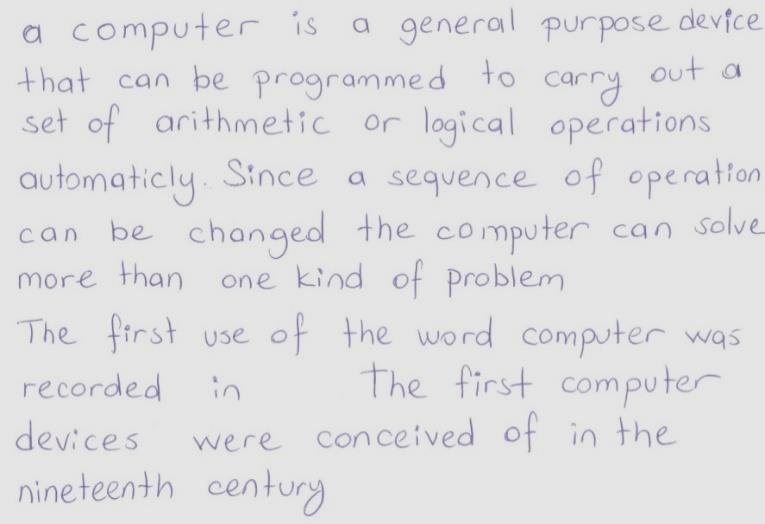
#> input picture test_images/your_image.jpg, 765 x 524 px
$ python main.py
#> lines starting #> are read from the running program, lines starting #| are printed output that depends on the picture; after the words box and inside, x2 and y2 are one past the last pixel; in counts of white or black regions, pixels touching at a corner belong together
import cv2
import pytesseract
import numpy as np
from PIL import Image

def preprocess_image(image_path):
    # Read image using OpenCV
#> called with image_path = 'test_images/your_image.jpg'
    image = cv2.imread(image_path)
#> image is the input picture: shape (524, 765, 3); mean B, G, R 225.2, 223.8, 224
    # Convert to grayscale
    gray = cv2.cvtColor(image, cv2.COLOR_BGR2GRAY)
    # Remove noise
    denoised = cv2.fastNlMeansDenoising(gray, h=30)
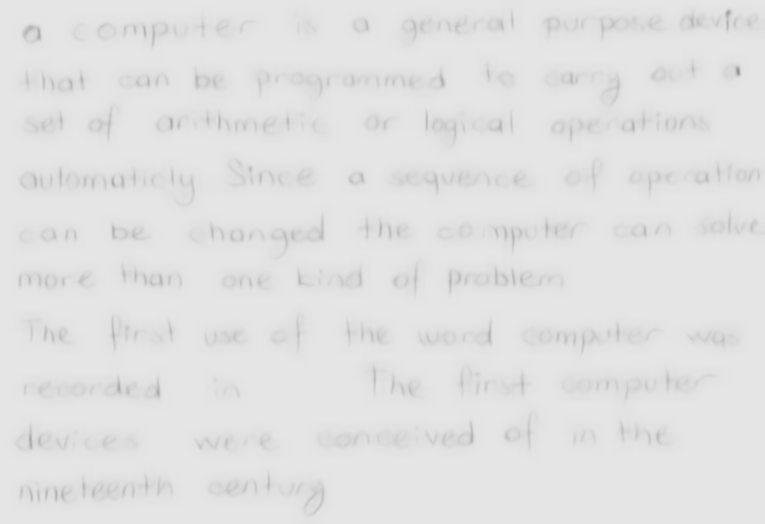
#> denoised: shape (524, 765); min 143, max 229, mean 225.5
    # Apply thresholding
    _, thresh = cv2.threshold(denoised, 0, 255, cv2.THRESH_BINARY + cv2.THRESH_OTSU)
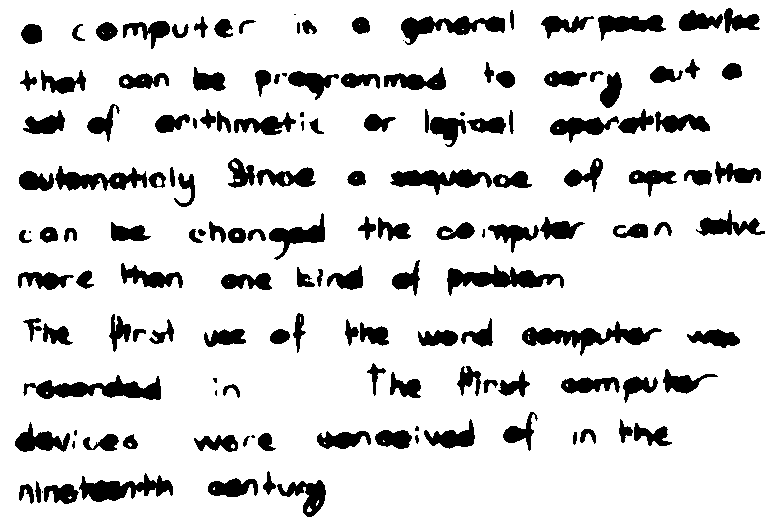
#> thresh: shape (524, 765); 85.8% white; 152 black regions (13 under 20 px), largest, box (x1, y1, x2, y2) and area: (522, 321, 662, 356) 1733, (23, 375, 161, 400) 1718, (447, 265, 564, 296) 1546
    return thresh

def extract_text_from_image(image):
    # Run OCR using pytesseract
    text = pytesseract.image_to_string(image)
    return text

def main():
    image_path = 'test_images/your_image.jpg'  # Update with your image path
    processed = preprocess_image(image_path)
    # Save processed image for debugging
    cv2.imwrite('processed_image.png', processed)
    # Extract text
    text = extract_text_from_image(processed)
    print("Extracted Text:")
    print(text)

if __name__ == "__main__":
    main()
#> (the call stopped at in extract_text_from_image, `text = pytesseract.image_to_string(image)`: pytesseract is not available in this run)
